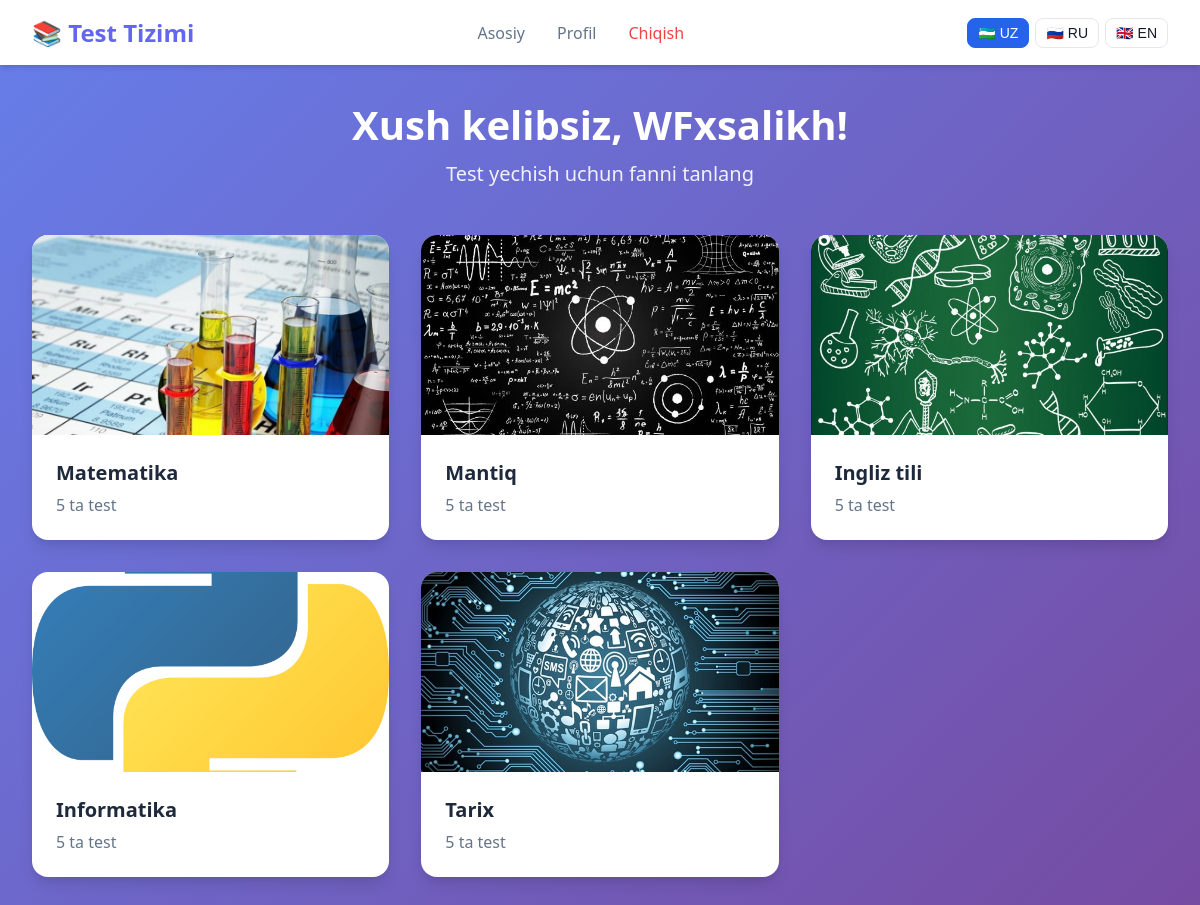
The page /uz/ (signed in) on the database its author committed.
### test_app/models.py (models this page shows, shortened)
class Subject(models.Model):
    name = models.CharField(max_length=200, verbose_name="Fan nomi")
    image = models.ImageField(upload_to="subjects/", verbose_name="Rasm")
    description = models.TextField(blank=True, verbose_name="Tavsif")
    created_at = models.DateTimeField(auto_now_add=True)
    random_test_question_count = models.IntegerField(
        default=20, verbose_name="Random test savollar soni"
    )
    random_test_min_score = models.IntegerField(
        default=60, verbose_name="Random test minimal ball %"
    )
    class Meta:
        verbose_name = "Fan"
        verbose_name_plural = "Fanlar"

### test_app/views.py (the view)
# urls.py: path("", views.home_view, name="home"),
@login_required
def home_view(request):
    subjects = Subject.objects.all()
    return render(request, "home.html", {"subjects": subjects})

### templates/home.html (shortened to what this page needs)
{% extends 'base.html' %}
{% load i18n %}
{% block content %}
<div class="home-container">
    <div class="welcome-section">
        <h1>
        </h1>
        <p>
            {% trans "Test yechish uchun fanni tanlang" %}
        </p>
    </div>
    <div class="subjects-grid">
        {% for subject in subjects %}
        <a href="{% url 'subject_tests' subject.id %}" class="subject-card">
            <div class="subject-image">
                <img src="{{ subject.image.url }}" alt="{{ subject.name }}">
            </div>
            <div class="subject-info">
                <h3>{{ subject.name }}</h3>
                <p>
                </p>
            </div>
        </a>
        {% empty %}
        <div class="empty-state">
            <p>
                {% trans "Hozircha fanlar mavjud emas" %}
            </p>
        </div>
        {% endfor %}
    </div>
</div>
{% endblock %}

### templates/base.html (shortened to what this page needs)
{% load static %}
{% load i18n %}
{% get_current_language as CURRENT_LANGUAGE %}
<!DOCTYPE html>
<html lang="{{ LANGUAGE_CODE }}">
<head>
    <link rel="stylesheet" href="{% static 'css/styles.css' %}">
</head>
<body>
    {% if user.is_authenticated %}
    <nav class="navbar">
        <div class="nav-container">
            <div class="nav-logo">
                <a href="{% url 'home' %}">
                    📚 {% trans "Test Tizimi" %}
                </a>
            </div>
            <div class="nav-links">
                <a href="{% url 'home' %}" class="nav-link">
                    {% trans "Asosiy" %}
                </a>
                <a href="{% url 'profile' %}" class="nav-link">
                    {% trans "Profil" %}
                </a>
                <a href="{% url 'logout' %}" class="nav-link logout-btn">
                    {% trans "Chiqish" %}
                </a>
            </div>
            <div class="lang-switcher">
                <form action="{% url 'set_language' %}" method="post">
                    <button type="submit" name="language" value="uz"
                        class="lang-btn {% if CURRENT_LANGUAGE == 'uz' %}active{% endif %}">
                        🇺🇿 <span>UZ</span>
                    </button>
                    <button type="submit" name="language" value="ru"
                        class="lang-btn {% if CURRENT_LANGUAGE == 'ru' %}active{% endif %}">
                        🇷🇺 <span>RU</span>
                    </button>
                    <button type="submit" name="language" value="en"
                        class="lang-btn {% if CURRENT_LANGUAGE == 'en' %}active{% endif %}">
                        🇬🇧 <span>EN</span>
                    </button>
                </form>
            </div>
        </div>
    </nav>
    {% endif %}
    <main class="main-content">
        {% block content %}{% endblock %}
    </main>
</body>
</html>

### static/css/styles.css (style rules this page uses)
* { margin: 0; padding: 0; box-sizing: border-box; }
:root { --primary: #6366f1; --primary-dark: #4f46e5; --secondary: #8b5cf6; --success: #10b981; --warning: #f59e0b; --danger: #ef4444; --dark: #1e293b; --gray: #64748b; --light: #f1f5f9; --white: #ffffff; --correct: #10b981; --incorrect: #ef4444; --shadow: 0 4px 6px -1px rgba(0, 0, 0, 0.1), 0 2px 4px -1px rgba(0, 0, 0, 0.06); --shadow-lg: 0 10px 15px -3px rgba(0, 0, 0, 0.1), 0 4px 6px -2px rgba(0, 0, 0, 0.05); }
body { font-family: 'Segoe UI', Tahoma, Geneva, Verdana, sans-serif; background: linear-gradient(135deg, #667eea 0%, #764ba2 100%); min-height: 100vh; color: var(--dark); }
.navbar { background: var(--white); box-shadow: var(--shadow); position: sticky; top: 0; z-index: 100; }
.nav-container { max-width: 1200px; margin: 0 auto; padding: 1rem 2rem; display: flex; justify-content: space-between; align-items: center; }
.nav-logo a { font-size: 1.5rem; font-weight: bold; color: var(--primary); text-decoration: none; transition: color 0.3s; }
.nav-links { display: flex; gap: 2rem; }
.nav-link { color: var(--gray); text-decoration: none; font-weight: 500; transition: color 0.3s; position: relative; }
.nav-link::after { content: ''; position: absolute; bottom: -5px; left: 0; width: 0; height: 2px; background: var(--primary); transition: width 0.3s; }
.logout-btn { color: var(--danger); }
.main-content { max-width: 1200px; margin: 2rem auto; padding: 0 2rem; }
.home-container { animation: fadeIn 0.5s ease-out; }
.welcome-section { text-align: center; margin-bottom: 3rem; color: var(--white); }
.welcome-section h1 { font-size: 2.5rem; margin-bottom: 0.5rem; }
.welcome-section p { font-size: 1.25rem; opacity: 0.9; }
.subjects-grid { display: grid; grid-template-columns: repeat(auto-fill, minmax(300px, 1fr)); gap: 2rem; }
.subject-card { background: var(--white); border-radius: 16px; overflow: hidden; box-shadow: var(--shadow-lg); transition: all 0.3s; text-decoration: none; position: relative; }
.subject-image { width: 100%; height: 200px; overflow: hidden; }
.subject-image img { width: 100%; height: 100%; object-fit: cover; transition: transform 0.3s; }
.subject-info { padding: 1.5rem; }
.subject-info h3 { color: var(--dark); margin-bottom: 0.5rem; font-size: 1.25rem; }
.subject-info p { color: var(--gray); }
.lang-switcher { display: flex; align-items: center; }
.lang-switcher form { display: flex; gap: 6px; }
.lang-btn { background: transparent; border: 1px solid #e5e7eb; border-radius: 8px; padding: 6px 10px; cursor: pointer; font-size: 14px; display: flex; align-items: center; gap: 4px; transition: all 0.2s ease; color: #111827; }
.lang-btn span { font-weight: 500; }
.lang-btn.active { background: #2563eb; color: #ffffff; border-color: #2563eb; }

### rows shown on the page
Subject: image (picture), name "Matematika"
Subject: image (picture), name "Mantiq"
Subject: image (picture), name "Ingliz tili"
Subject: image (picture), name "Informatika"
Subject: image (picture), name "Tarix"
